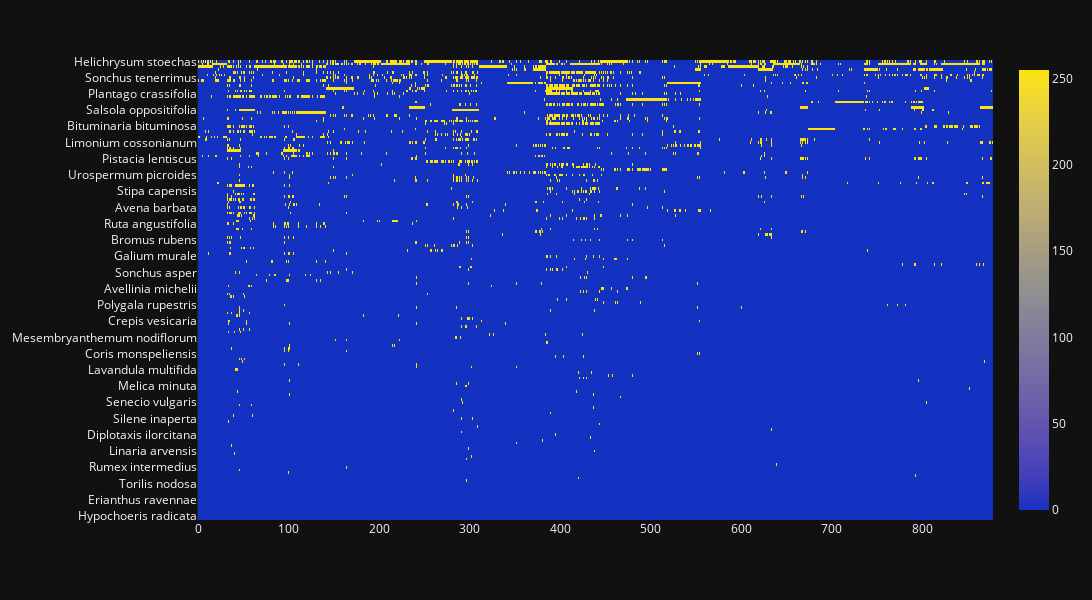
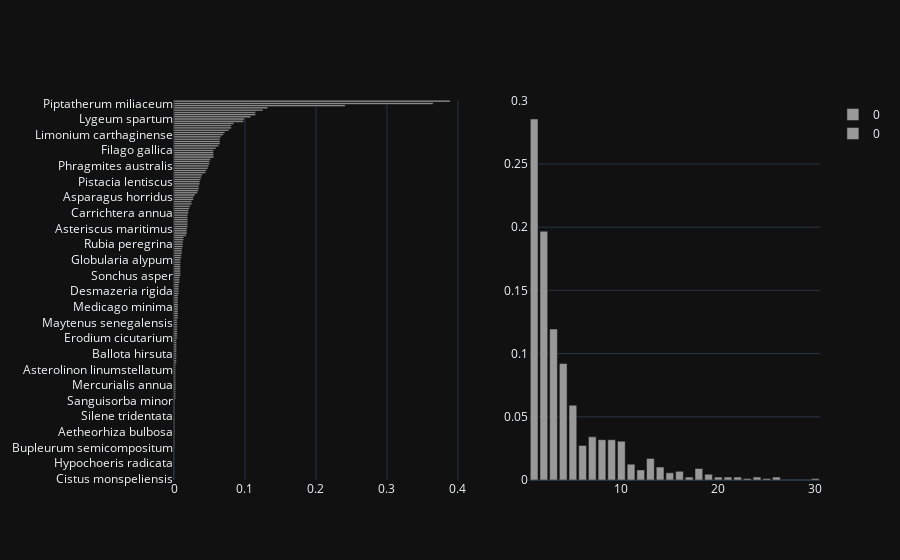
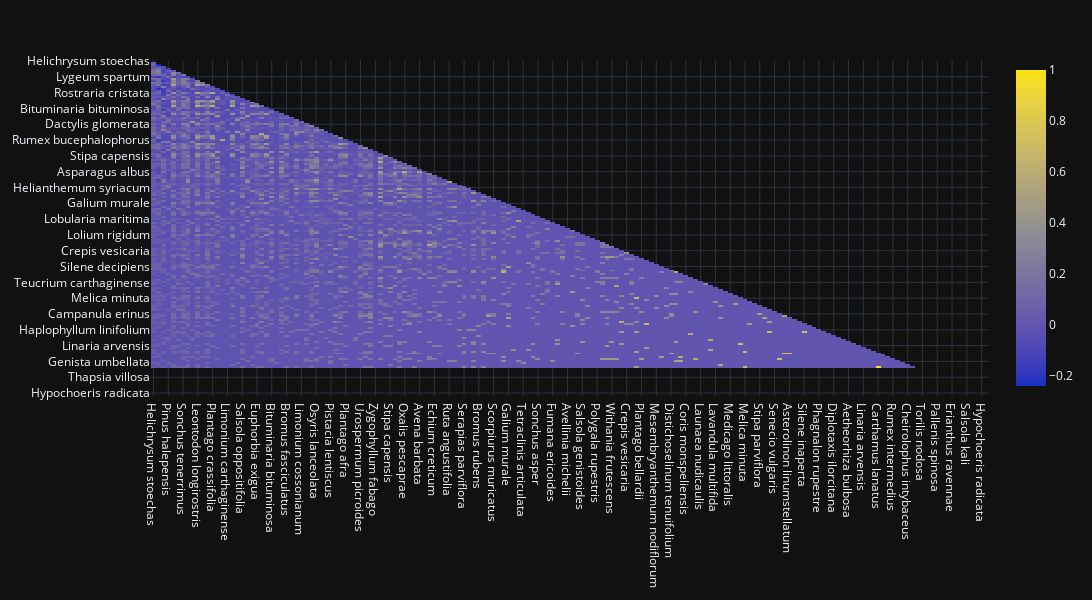
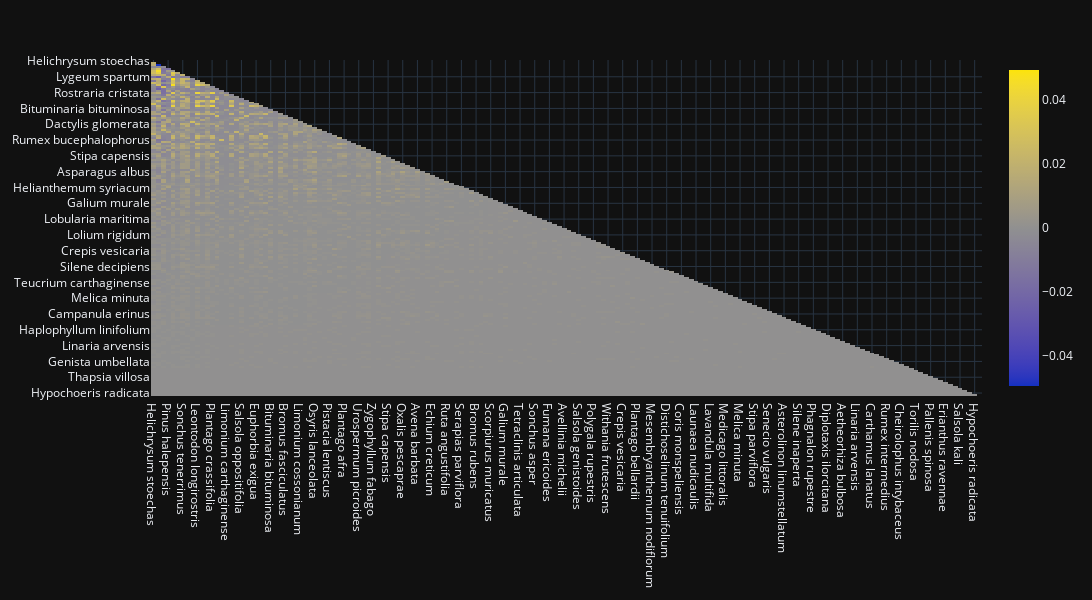

Notebook code for these charts, in order:
### Code cell
df = df.iloc[:, -170:]
df.pipe(clean_names).pipe(sort_species).pipe(plot_patches)

### Figure 1 — Plotly figure (JSON) as saved in the notebook; plotly's stock layout.template omitted (floating-point values rounded to 4 significant figures; data arrays with more than 128 entries replaced by an {"elided": "..."} marker saying what was removed)
{"data": [{"coloraxis": "coloraxis", "hovertemplate": "x: %{x}<br>y: %{y}<br>color: %{z}<extra></extra>", "name": "0", "type": "heatmap", "x": {"elided": "879 int values"}, "xaxis": "x", "y": {"elided": "170 str values"}, "yaxis": "y", "z": {"elided": "170x879 int values"}}], "layout": {"coloraxis": {"colorscale": {"elided": "256x2 mixed values"}}, "height": 600, "margin": {"t": 60}, "width": 1600, "xaxis": {"anchor": "y", "domain": [0, 1]}, "yaxis": {"anchor": "x", "autorange": "reversed", "domain": [0, 1]}}}

### Figure 2 — Plotly figure (JSON) as saved in the notebook; plotly's stock layout.template omitted (floating-point values rounded to 4 significant figures; data arrays with more than 128 entries replaced by an {"elided": "..."} marker saying what was removed)
{"data": [{"alignmentgroup": "True", "hovertemplate": "variable=0<br>value=%{x}<br>index=%{y}<extra></extra>", "legendgroup": "0", "marker": {"color": "#999999", "pattern": {"shape": ""}}, "name": "0", "offsetgroup": "0", "orientation": "h", "showlegend": true, "textposition": "auto", "type": "bar", "x": {"elided": "170 float values"}, "xaxis": "x", "y": {"elided": "170 str values"}, "yaxis": "y"}, {"alignmentgroup": "True", "hovertemplate": "variable=0<br>index=%{x}<br>value=%{y}<extra></extra>", "legendgroup": "0", "marker": {"color": "#999999", "pattern": {"shape": ""}}, "name": "0", "offsetgroup": "0", "orientation": "v", "showlegend": true, "textposition": "auto", "type": "bar", "x": [1, 2, 3, 4, 5, 7, 9, 8, 10, 6, 13, 11, 14, 18, 12, 16, 15, 19, 20, 26, 22, 24, 21, 17, 30, 25, 23], "xaxis": "x2", "y": [0.2856, 0.1968, 0.1195, 0.09215, 0.05916, 0.03413, 0.03185, 0.03185, 0.03072, 0.0273, 0.01706, 0.01251, 0.01024, 0.009101, 0.007964, 0.006826, 0.005688, 0.004551, 0.002275, 0.002275, 0.002275, 0.002275, 0.002275, 0.002275, 0.001138, 0.001138, 0.001138], "yaxis": "y2"}], "layout": {"xaxis": {"anchor": "y", "domain": [0, 0.45]}, "xaxis2": {"anchor": "y2", "domain": [0.55, 1]}, "yaxis": {"anchor": "x", "domain": [0, 1]}, "yaxis2": {"anchor": "x2", "domain": [0, 1]}}}

### Figure 3 — Plotly figure (JSON) as saved in the notebook; plotly's stock layout.template omitted (floating-point values rounded to 4 significant figures; data arrays with more than 128 entries replaced by an {"elided": "..."} marker saying what was removed)
{"data": [{"coloraxis": "coloraxis", "hovertemplate": "x: %{x}<br>y: %{y}<br>color: %{z}<extra></extra>", "name": "0", "type": "heatmap", "x": {"elided": "170 str values"}, "xaxis": "x", "y": {"elided": "170 str values"}, "yaxis": "y", "z": {"elided": "170x170 float values"}}], "layout": {"coloraxis": {"colorscale": {"elided": "256x2 mixed values"}}, "height": 600, "margin": {"t": 60}, "width": 1600, "xaxis": {"anchor": "y", "domain": [0, 1]}, "yaxis": {"anchor": "x", "autorange": "reversed", "domain": [0, 1]}}}

### Figure 4 — Plotly figure (JSON) as saved in the notebook; plotly's stock layout.template omitted (floating-point values rounded to 4 significant figures; data arrays with more than 128 entries replaced by an {"elided": "..."} marker saying what was removed)
{"data": [{"coloraxis": "coloraxis", "hovertemplate": "x: %{x}<br>y: %{y}<br>color: %{z}<extra></extra>", "name": "0", "type": "heatmap", "x": {"elided": "170 str values"}, "xaxis": "x", "y": {"elided": "170 str values"}, "yaxis": "y", "z": {"elided": "170x170 float values"}}], "layout": {"coloraxis": {"colorscale": {"elided": "256x2 mixed values"}}, "height": 600, "margin": {"t": 60}, "width": 1600, "xaxis": {"anchor": "y", "domain": [0, 1]}, "yaxis": {"anchor": "x", "autorange": "reversed", "domain": [0, 1]}}}
